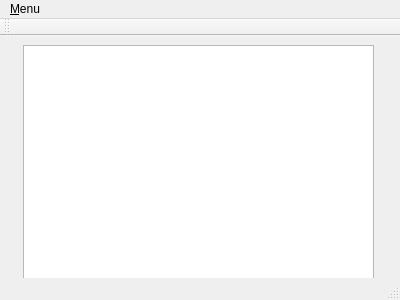
<?xml version="1.0" encoding="UTF-8"?>
<ui version="4.0">
 <class>MainWindow</class>
 <widget class="QMainWindow" name="MainWindow">
  <property name="geometry">
   <rect>
    <x>0</x>
    <y>0</y>
    <width>400</width>
    <height>300</height>
   </rect>
  </property>
  <property name="windowTitle">
   <string>lab1</string>
  </property>
  <widget class="QWidget" name="centralWidget">
   <widget class="QTextEdit" name="textEdit">
    <property name="geometry">
     <rect>
      <x>23</x>
      <y>9</y>
      <width>351</width>
      <height>241</height>
     </rect>
    </property>
   </widget>
  </widget>
  <widget class="QMenuBar" name="menuBar">
   <property name="geometry">
    <rect>
     <x>0</x>
     <y>0</y>
     <width>400</width>
     <height>22</height>
    </rect>
   </property>
   <widget class="QMenu" name="menuMenu">
    <property name="title">
     <string>&amp;Menu</string>
    </property>
    <addaction name="actionAuthors"/>
    <addaction name="actionExit"/>
   </widget>
   <addaction name="menuMenu"/>
  </widget>
  <widget class="QToolBar" name="mainToolBar">
   <attribute name="toolBarArea">
    <enum>TopToolBarArea</enum>
   </attribute>
   <attribute name="toolBarBreak">
    <bool>false</bool>
   </attribute>
  </widget>
  <widget class="QStatusBar" name="statusBar"/>
  <action name="actionAuthors">
   <property name="text">
    <string>&amp;Authors</string>
   </property>
  </action>
  <action name="actionExit">
   <property name="text">
    <string>&amp;Exit</string>
   </property>
  </action>
 </widget>
 <layoutdefault spacing="6" margin="11"/>
 <resources/>
 <connections>
  <connection>
   <sender>actionExit</sender>
   <signal>triggered()</signal>
   <receiver>MainWindow</receiver>
   <slot>close()</slot>
   <hints>
    <hint type="sourcelabel">
     <x>-1</x>
     <y>-1</y>
    </hint>
    <hint type="destinationlabel">
     <x>199</x>
     <y>149</y>
    </hint>
   </hints>
  </connection>
 </connections>
</ui>
